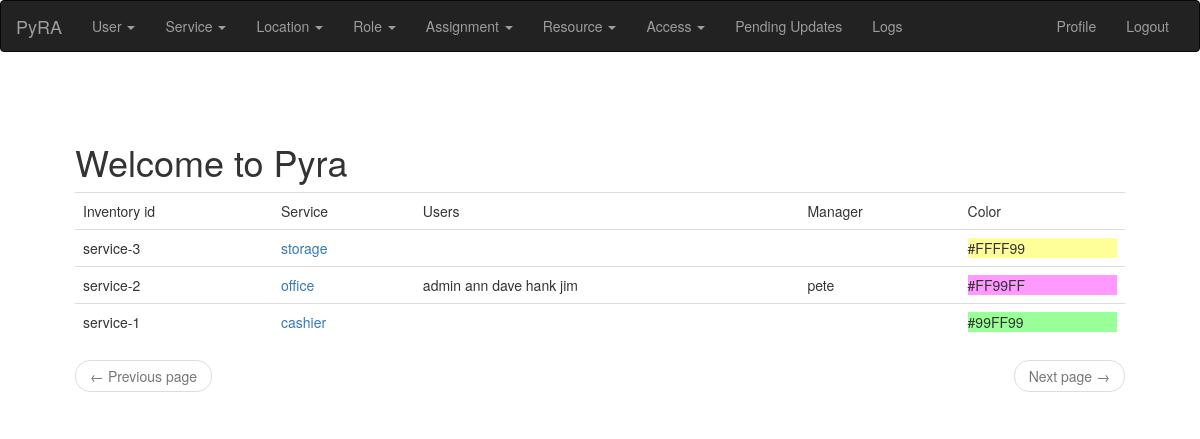
The page /service/list/ (signed in) on the database its author committed.
### app/main/models.py (models this page shows, shortened)
class PaginatedAPIMixin(object):
    @staticmethod
    def to_collection_dict(query, page, per_page, endpoint, **kwargs):
        resources = query.paginate(page, per_page, False)
        print("page: %s per_page: %s endpoint %s" % (page, per_page, endpoint))
        data = {
            'items': [item.to_dict() for item in resources.items],
            '_meta': {
                'page': page,
                'per_page': per_page,
                'total_pages': resources.pages,
                'total_items': resources.total
            },
            '_links': {
                'self': url_for(endpoint, id=id, page=page, per_page=per_page,
                                **kwargs),
                'next': url_for(endpoint, id=id, page=page + 1, per_page=per_page,
                                **kwargs) if resources.has_next else None,
                'prev': url_for(endpoint, id=id, page=page - 1, per_page=per_page,
                                **kwargs) if resources.has_prev else None
            }
        }
        return data

class Service(PaginatedAPIMixin, db.Model):
    __tablename__ = "service"
    id = db.Column(db.Integer, primary_key=True)
    name = db.Column(db.String(140), unique=True)
    updated = db.Column(db.DateTime, index=True, default=datetime.utcnow)
    color = db.Column(db.String(140))
    users = db.relationship('User', secondary=service_user)
    manager = db.relationship('User', foreign_keys='Service.manager_id')
    manager_id = db.Column(db.Integer, db.ForeignKey('user.id'))
    def inventory_id(self):
        return '{}-{}'.format(self.__class__.__name__.lower(), self.id)

class User(PaginatedAPIMixin, UserMixin, db.Model):
    __tablename__ = "user"
    id = db.Column(db.Integer, primary_key=True)
    username = db.Column(db.String(64), index=True, unique=True)
    email = db.Column(db.String(120), index=True, unique=True)
    password_hash = db.Column(db.String(128))
    about_me = db.Column(db.String(140))
    last_seen = db.Column(db.DateTime, default=datetime.utcnow)
    api_key = db.Column(db.String(32), index=True, unique=True)
    token = db.Column(db.String(32), index=True, unique=True)
    token_expiration = db.Column(db.DateTime)
    role = db.Column(db.String(140))
    active = db.Column(db.Integer)

### app/main/routes.py (the view)
@bp.route('/service/list/', methods=['GET', 'POST'])
@login_required
def service_list():
    page = request.args.get('page', 1, type=int)
    services = Service.query.order_by(Service.updated.desc()).paginate(
        page, current_app.config['POSTS_PER_PAGE'], False)
    next_url = url_for('main.service_list',
                       page=services.next_num) if services.has_next else None
    prev_url = url_for('main.service_list',
                       page=services.prev_num) if services.has_prev else None
    return render_template('services.html', services=services.items,
                           next_url=next_url, prev_url=prev_url)

### app/main/models.py (called while the page is built)
@login.user_loader
def load_user(id):
    return User.query.get(int(id))

### app/main/routes.py (called while the page is built)
@bp.before_app_request
def before_request():
    if current_user.is_authenticated:
        current_user.last_seen = datetime.utcnow()
        db.session.commit()
    g.locale = str(get_locale())

### app/templates/services.html (shortened to what this page needs)
{% extends "base.html" %}
{% block app_content %}
<table class="table table-hover">
    <tr>
      <td>{{_('Inventory id')}}</td>
      <td>{{_('Service')}}</td>
      <td>{{_('Users')}}</td>
      <td>{{_('Manager')}}</td>
      <td>{{_('Color')}}</td>
    </tr>
    {% for service in services %}
      <tr>
        <td>  {{ service.inventory_id() }} </td>
        <td>
              {{ _('%(service)s', service=service_link ) }}
        </td>
        <td>
              {% for u in service.users %}
                {{u.username}}
              {% endfor %}
            </td>
          <td>
                    {{service.manager.username}}
          </td>
        <td>
          <div style="background: {{service.color}}">
              {{ service.color }}
           </div>
        </td>
        </tr>
        {% endfor %}
    </table>
    <nav aria-label="...">
        <ul class="pager">
            <li class="previous{% if not prev_url %} disabled{% endif %}">
                <a href="{{ prev_url or '#' }}">
                    <span aria-hidden="true">&larr;</span> {{ _('Previous page') }}
                </a>
            </li>
            <li class="next{% if not next_url %} disabled{% endif %}">
                <a href="{{ next_url or '#' }}">
                    {{ _('Next page') }} <span aria-hidden="true">&rarr;</span>
                </a>
            </li>
        </ul>
    </nav>
{% endblock %}

### rows shown on the page
Service: inventory_id "service-3", color "#FFFF99"
Service: inventory_id "service-2", manager.username "pete", color "#FF99FF"
User: username "admin"
User: username "ann"
User: username "dave"
User: username "hank"
User: username "jim"
Service: inventory_id "service-1", color "#99FF99"
